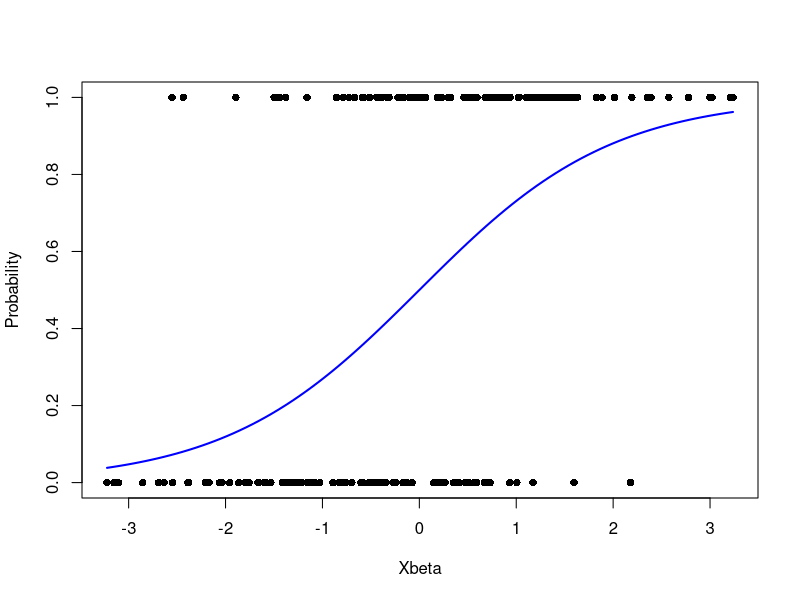

The R source for this figure:
# Outline from ChatGPT https://chat.openai.com/share/1a2da067-b3e9-4d8c-932c-c751821bdebb

#' Logistic Regression
#'
#' Function to perform logistic regression using numerical optimization.
#'
#' @param X Matrix of predictors
#' @param y Binary response variable (0 or 1)
#' @return Coefficient vector beta
#' @export
logistic_regression = function(X, y) {
  
  initial_beta = solve(t(X)%*%X)%*%t(X)%*%y
  
  result = optim(par = initial_beta, fn = logistic_loss, X = X, y = y, method = "BFGS")
  
  beta_hat = as.numeric(result$par[, 1])

  return(beta_hat)
}

# Helper function to calculate logistic loss
logistic_loss = function(beta, X, y) {
  pi = 1 / (1 + exp(-X %*% beta))
  loss = -sum(y * log(pi) + (1 - y) * log(1 - pi))
  return(loss)
}

#' Bootstrap Confidence Intervals
#'
#' Function to calculate bootstrap confidence intervals for logistic regression coefficients.
#'
#' @param X Matrix of predictors
#' @param y Binary response variable (0 or 1)
#' @param alpha Significance level for confidence intervals
#' @param n_bootstraps Number of bootstrap samples
#' @return Bootstrap confidence intervals for each coefficient
#' @export
bootstrap_conf_intervals = function(X, y, alpha = 0.05, n_bootstraps = 20) {
  n = nrow(X)
  p = ncol(X)
  
  # Initialize an empty matrix to store bootstrap samples
  b_samples = matrix(0, p, n_bootstraps)
  
  # Perform bootstrap sampling
  set.seed(100)  # Set seed for reproducibility
  for (b in 1:n_bootstraps) {
    # Sample with replacement
    b_indices = sample(1:n, n, replace = TRUE)
    b_X = X[b_indices,]
    b_y = y[b_indices]
    
    b_samples[, b] = logistic_regression(b_X, b_y)
  }
  
  # Compute quantiles for confidence intervals
  lower = apply(b_samples, 1, quantile, 1-alpha)
  upper = apply(b_samples, 1, quantile, alpha)
  
  
  ci = cbind(lower, upper)
  return(ci)
}


#' Plot Fitted Logistic Curve
#'
#' Function to plot the fitted logistic curve.
#'
#' @param X Matrix of predictors
#' @param beta_hat Coefficient vector
#' @param y Binary response variable (0 or 1)
#' @export
plot_logistic_curve = function(X, beta_hat, y) {
  # Generate sequence of values for Xbeta
  x_seq = seq(min(X %*% beta_hat), max(X %*% beta_hat), length.out = 100)
  
  # Calculate predicted probabilities
  pi_seq = 1 / (1 + exp(-x_seq))
  
  # Plot logistic curve
  plot(X %*% beta_hat, y, pch = 16, col = "black", xlab = "Xbeta", ylab = "Probability")
  lines(x_seq, pi_seq, col = "blue", lwd = 2)
}


#' Confusion Matrix
#'
#' Confusion matrix with a cut-off value for predictions at 0.5. Predictions above 0.5 are assigned a 1, below 0.5 are assigned 0.
#'
#' @param X Matrix of predictors
#' @param beta_hat Coefficient vector
#' @param y Binary response variable (0 or 1)
#' @param cut Cut off value
#' @return Confidence Matrix
#' @export
confusion_matrix = function(X, y, beta_hat, cut = 0.5){
  
  yhat = (1/(1+exp(-X%*%beta_hat)) > 0.5)*1
  
  tp = sum((yhat==1)&(y==1))
  fp = sum((yhat==0)&(y==1))
  tn = sum((yhat==0)&(y==0))
  fn = sum((yhat==1)&(y==0))
  conf_mat = cbind(c(tp, fp), c(fn, tn))
  
  return(conf_mat)
}

#' Prevalence
#'
#' Calculates the prevalence based on the confusion matrix.
#'
#' @param X Matrix of predictors
#' @param y Binary response variable (0 or 1)
#' @param beta_hat Coefficient vector
#' @param cut Cut off value
#' @return Prevalence
#' @export
Prevalence = function(X, y, beta_hat, cut = 0.5){
  
  yhat = (1/(1+exp(-X%*%beta_hat)) > 0.5)*1
  
  tp = sum((yhat==1)&(y==1))
  fp = sum((yhat==0)&(y==1))
  tn = sum((yhat==0)&(y==0))
  fn = sum((yhat==1)&(y==0))
  
  Prevalence = (fn+tp)/(tp+fp+tn+fn)
  
  return(Prevalence)
}

#' Accuracy
#'
#' Calculates the accuracy based on the confusion matrix.
#'
#' @param X Matrix of predictors
#' @param y Binary response variable (0 or 1)
#' @param beta_hat Coefficient vector
#' @param cut Cut off value
#' @return Accuracy
#' @export
Accuracy = function(X, y, beta_hat, cut = 0.5){
  
  yhat = (1/(1+exp(-X%*%beta_hat)) > 0.5)*1
  tp = sum((yhat==1)&(y==1))
  fp = sum((yhat==0)&(y==1))
  tn = sum((yhat==0)&(y==0))
  fn = sum((yhat==1)&(y==0))
  
  Accuracy = (tn+tp)/(tp+fp+tn+fn)
  
  return(Accuracy)
}

#' Sensitivity
#'
#' Calculates the sensitivity based on the confusion matrix.
#'
#' @param X Matrix of predictors
#' @param y Binary response variable (0 or 1)
#' @param beta_hat Coefficient vector
#' @param cut Cut off value
#' @return Sensitivity
#' @export
Sensitivity = function(X, y, beta_hat, cut = 0.5){
  
  yhat = (1/(1+exp(-X%*%beta_hat)) > 0.5)*1
  tp = sum((yhat==1)&(y==1))
  fp = sum((yhat==0)&(y==1))
  tn = sum((yhat==0)&(y==0))
  fn = sum((yhat==1)&(y==0))
  
  Sensitivity = tp/(tp+fn)
  
  return(Sensitivity)
}

#' Specificity
#'
#' Calculates the specificity based on the confusion matrix.
#'
#' @param X Matrix of predictors
#' @param y Binary response variable (0 or 1)
#' @param beta_hat Coefficient vector
#' @param cut Cut off value
#' @return Specificity
#' @export
Specificity = function(X, y, beta_hat, cut = 0.5){
  
  yhat = (1/(1+exp(-X%*%beta_hat)) > 0.5)*1
  tp = sum((yhat==1)&(y==1))
  fp = sum((yhat==0)&(y==1))
  tn = sum((yhat==0)&(y==0))
  fn = sum((yhat==1)&(y==0))
  
  Specificity = tn/(tn+fp)
  
  return(Specificity)
}

#' False Discovery Rate
#'
#' Calculates the false discovery rate based on the confusion matrix.
#'
#' @param X Matrix of predictors
#' @param y Binary response variable (0 or 1)
#' @param beta_hat Coefficient vector
#' @param cut Cut off value
#' @return False Discovery Rate
#' @export
False_Discovery_Rate = function(X, y, beta_hat, cut = 0.5){
  
  yhat = (1/(1+exp(-X%*%beta_hat)) > 0.5)*1
  tp = sum((yhat==1)&(y==1))
  fp = sum((yhat==0)&(y==1))
  tn = sum((yhat==0)&(y==0))
  fn = sum((yhat==1)&(y==0))
  
  False_Discovery_Rate = fp/(tp+fp)
  
  return(False_Discovery_Rate)
}

#' Diagnostic Odds Ratio
#'
#' Calculates the diagnostic odds ratio based on the confusion matrix.
#'
#' @param X Matrix of predictors
#' @param y Binary response variable (0 or 1)
#' @param beta_hat Coefficient vector
#' @param cut Cut off value
#' @return Diagnostic Odds Ratio
#' @export
Diagnostic_Odds_ratio = function(X, y, beta_hat, cut = 0.5){
  
  yhat = (1/(1+exp(-X%*%beta_hat)) > 0.5)*1
  tp = sum((yhat==1)&(y==1))
  fp = sum((yhat==0)&(y==1))
  tn = sum((yhat==0)&(y==0))
  fn = sum((yhat==1)&(y==0))
  
  Diagnostic_Odds_ratio = (Sensitivity(X,y,beta_hat) / False_Discovery_Rate(X,y,beta_hat)) / (False_Discovery_Rate(X,y,beta_hat)/ Specificity(X,y,beta_hat))
  
  
  return(Diagnostic_Odds_ratio)
}

#' Prevalence Grid
#'
#' Calculates prevalence for different cut-off values and returns a matrix.
#'
#' @param X Matrix of predictors
#' @param y Binary response variable (0 or 1)
#' @param beta_hat Coefficient vector
#' @param cut Vector of cut-off values
#' @return Matrix of prevalence values for each cut-off
#' @export
prevalencegrid <- function(X, y, beta_hat, cut = seq(0.1, 0.9, by = 0.1)) {
  n_cuts = length(cut)
  metrics_matrix = matrix(NA, n_cuts, 7, 
                          dimnames = list(NULL, c("Cut-Off", "Prevalence", "Accuracy", "Sensitivity", "Specificity", "False_Discovery_Rate", "Diagnostic_Odds_Ratio")))
  
  for (i in 1:n_cuts) {
    current_cut = cut[i]
    yhat = (1 / (1 + exp(-X %*% beta_hat)) > current_cut) * 1
    
    metrics_matrix[i, 1] = current_cut
    metrics_matrix[i, 2] = Prevalence(X, y, beta_hat, current_cut)
    metrics_matrix[i, 3] = Accuracy(X, y, beta_hat, current_cut)
    metrics_matrix[i, 4] = Sensitivity(X, y, beta_hat, current_cut)
    metrics_matrix[i, 5] = Specificity(X, y, beta_hat, current_cut)
    metrics_matrix[i, 6] = False_Discovery_Rate(X, y, beta_hat, current_cut)
    metrics_matrix[i, 7] = Diagnostic_Odds_ratio(X, y, beta_hat, current_cut)
  }
  
  return(metrics_matrix)
}

# Testing functions
set.seed(123)  # Setting seed for reproducibility
n <- 200
p <- 2

X <- matrix(rnorm(n * p), ncol = p)

true_beta <- c(1, -0.5)
pi <- 1 / (1 + exp(-X %*% true_beta))
y <- rbinom(n, 1, pi)

beta_hat <- logistic_regression(X, y)
print(beta_hat)

ci <- bootstrap_conf_intervals(X, y)
print(ci)

plot_logistic_curve(X, beta_hat, y)
confusion_matrix(X, y, beta_hat)
Prevalence(X, y, beta_hat)
Accuracy(X, y, beta_hat)
Sensitivity(X, y, beta_hat)
Specificity(X, y, beta_hat)
False_Discovery_Rate(X, y, beta_hat)
Diagnostic_Odds_ratio(X, y, beta_hat)
prevalencegrid(X, y, beta_hat)
